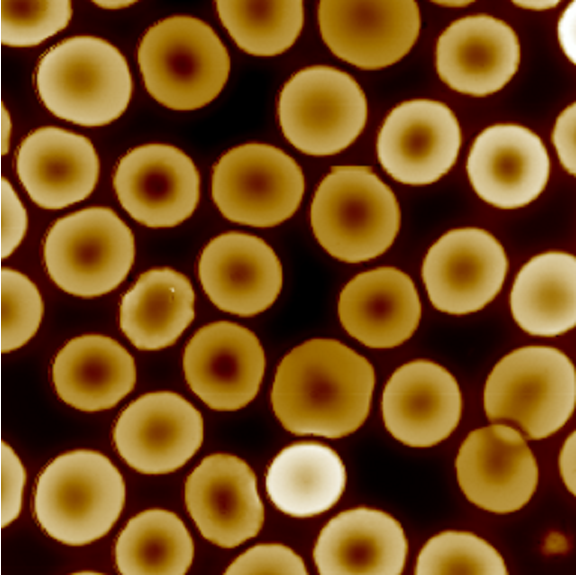
#> input picture python/project(CS)/previous/erythrocyte/health1.bmp, 576 x 575 px; its folder holds 6 pictures in this run
$ python bfs_all.py   (older library calls are emulated)
#> lines starting #> are read from the running program, lines starting #| are printed output that depends on the picture; after the words box and inside, x2 and y2 are one past the last pixel; in counts of white or black regions, pixels touching at a corner belong together
### python/project(CS)/previous/find.py
import cv2
import numpy as np
import matplotlib.pyplot as plt
from scipy.optimize import curve_fit as fit


#use to correct the center of the RBC
def find(onebit,original_center):

    #declare new center=================
    new_center=[]
    for i in range(2):
        new_center.append(original_center[i])
    #===================================
    dire=[1,-1]

    #correct horizontal position
    r_biggest=0
    r_temp=0
    i=0 #perpendicular index
    j=0 #horizonrtal index

    for k in range(2):
        while onebit[original_center[1]+i*dire[k],original_center[0]]==0:
            i+=1
        r_temp+=i
        i=0

    r_biggest=r_temp

    for w in range(2):
        while r_temp>0:
            r_temp=0
            j+=dire[w]

            for k in range(2):
                while onebit[original_center[1]+i*dire[k],original_center[0]+j]==0:
                    i+=1
                r_temp+=i
                i=0

            if r_temp>r_biggest:
                new_center[0]=original_center[0]+j
                r_biggest=r_temp

        r_temp=r_biggest

    #correct perpendicular position
    r_biggest=0
    r_temp=0
    i=0 #horizonrtal index
    j=0 #perpendicular index

    #correct horizontal position
    for k in range(2):
        while onebit[original_center[1],original_center[0]+i*dire[k]]==0:
            i+=1
        r_temp+=i
        i=0

    r_biggest=r_temp

    for w in range(2):
        while r_temp>0:
            r_temp=0
            j+=dire[w]

            for k in range(2):
                while onebit[original_center[1]+j,original_center[0]+i*dire[k]]==0:
                    i+=1
                r_temp+=i
                i=0

            if r_temp>r_biggest:
                new_center[1]=original_center[1]+j
                r_biggest=r_temp

        r_temp=r_biggest

    return new_center

def take_line(gray,center):
    ly=len(gray) #length of colum
    lx=len(gray[0]) #length of row

    line=[]
    centers=[int(center[0]),int(center[1])]

    #row line====================================
    row=[]
    for i in range(lx):
        row.append(int(gray[center[1]][i]))

    #colum line====================================
    colum=[]
    for i in range(ly):
        colum.append(int(gray[i][center[0]]))

    #slash line of positive slope====================================
    slope_p=[]
    temp_center=[]
    if center[0]<center[1]:
        c=center[0]
    else:
        c=center[1]

    centers.append(c)
    for i in range(2):
        temp_center.append(center[i]-c)

    while temp_center[0]<lx-1 and temp_center[1]<ly-1:
        slope_p.append(gray[temp_center[1]][temp_center[0]])
        for i in range(2):
            temp_center[i]+=1

    #slash line of negative slope====================================
    slope_n=[]

    for i in range(2):
        temp_center[i]=center[i]

    count=0
    while temp_center[0]>0 and temp_center[1]<ly-1:
        temp_center[0]-=1
        temp_center[1]+=1
        count+=1
    centers.append(count)

    while temp_center[0]<lx-1 and temp_center[1]>0:
        slope_n.append(gray[temp_center[1]][temp_center[0]])

        temp_center[0]+=1
        temp_center[1]-=1

    line.append(row)
    line.append(colum)
    line.append(slope_p)
    line.append(slope_n)

    return line,centers

def trace(line_data,center,check=False):

    xx=np.array([i/100000 for i in range(len(line_data))])

    # def fun(x,a,b,c,d,e,f,g,h,i):

    #     return i*x**8+h*x**7+g*x**6+f*x**5+a*x**4+b*x**3+c*x**2+d*x**1+e

    def fun(x,c,d,e):

        return c*x**2+d*x**1+e

    #32 c r 差

    base=20
    d=1

    #fitting right hand========================================
    end=center+base+d+1
    aa=fit(fun,xx[center:end],np.array(line_data[center:end]))[0]

    while fun(xx[end-1],aa[0],aa[1],aa[2])>fun(xx[end-2],aa[0],aa[1],aa[2]):
    #while fun(xx[end-1],aa[0],aa[1],aa[2],aa[3],aa[4],aa[5],aa[6],aa[7],aa[8])>fun(xx[end-2],aa[0],aa[1],aa[2],aa[3],aa[4],aa[5],aa[6],aa[7],aa[8]):
        end+=d
        aa=fit(fun,xx[center:end],np.array(line_data[center:end]))[0]
        #plt.plot(xx[center:center+int(len(line_data)*(base+n*rate))],fun(xx[center:center+int(len(line_data)*(base+n*rate))],aa[0],aa[1],aa[2],aa[3],aa[4],aa[5],aa[6],aa[7],aa[8]))

    r=end-1
    tem=r
    big=line_data[r]
    for i in range(center,r):
        if line_data[i]>big:
            big=line_data[i]
            tem=i

    r=tem
    #fitting left hand===========================================
    start=center-(base+d)
    aa=fit(fun,xx[start:center+1],np.array(line_data[start:center+1]))[0]

    while fun(xx[start],aa[0],aa[1],aa[2])>fun(xx[start+1],aa[0],aa[1],aa[2]):
    #while fun(xx[start],aa[0],aa[1],aa[2],aa[3],aa[4],aa[5],aa[6],aa[7],aa[8])>fun(xx[start+1],aa[0],aa[1],aa[2],aa[3],aa[4],aa[5],aa[6],aa[7],aa[8]):
        start-=d
        aa=fit(fun,xx[start:center+1],np.array(line_data[start:center+1]))[0]
        #plt.plot(xx[center-int(len(line_data)*(base+n*rate)):center],fun(xx[center-int(len(line_data)*(base+n*rate)):center],aa[0],aa[1],aa[2],aa[3],aa[4],aa[5],aa[6],aa[7],aa[8]))
        #plt.show()

    l=start
    tem=l
    big=line_data[l]

    for i in range(l+1,center+1):
        if line_data[i]>big:
            big=line_data[i]
            tem=i
    l=tem

    if check:
        plt.plot(xx,line_data)
        plt.scatter(xx[center],line_data[center])
        plt.scatter(xx[l],line_data[l])
        plt.scatter(xx[r],line_data[r])
        plt.show()

    return l,center,r

# [16 lines left out: function Circle, not called in this run]


# [44 lines that do not run on import are left out]

### python/project(CS)/previous/bfs_all.py
import cv2
import numpy as np
import matplotlib.pyplot as plt
from find import find, trace, take_line


def showCV(title,image):
    #return
    cv2.imshow(title,image)
    cv2.waitKey()
    cv2.destroyAllWindows()

def reset_graph(boolean_graph,m,n):
    for i in range(m):
        for j in range(n):
            boolean_graph[i][j]=False
    return boolean_graph

def radius(path, file, Rrange, thresh, length):
#> called with path = './erythrocyte/', file = 'health1.bmp', thresh = 50, length = 50
    rgb=cv2.imread(path+file)
#> rgb is the input picture: shape (575, 576, 3); mean B, G, R 29.3, 77.2, 117.4
    todraw=cv2.imread(path+file)
    todraw2=cv2.imread(path+file)
    Ogray=cv2.imread(path+file,0)
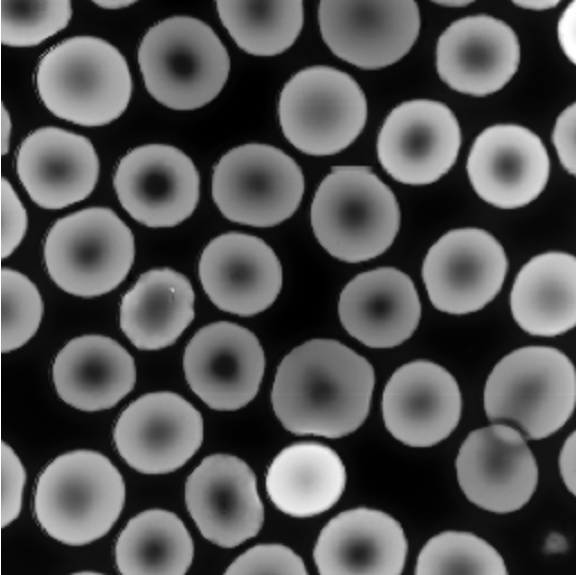
#> Ogray: shape (575, 576); min 0, max 255, mean 83.8
    gray=cv2.imread(path+file,0)
    Pixellength = length/len(gray[0])
#> Pixellength = 0.0868
    #=================================================
    m=len(gray)
#> m = 575
    n=len(gray[0])
#> n = 576
    stack=[]
    mark=[]
    onebit=[]

    for i in range(m):
        mark.append([])
        onebit.append([])
        for j in range(n):
            mark[i].append(False)
            onebit[i].append(255)
    onebit=np.array(onebit,np.uint8)

    mu=[[1,0],[0,1],[-1,0],[0,-1]]
    ll=[m,n,m,n]
#> ll = [575, 576, 575, 576]
    start=[[0,0],[0,0],[m-1,n-1],[m-1,n-1]]
#> start = [[0, 0], [0, 0], [574, 575], [574, 575]]
    dfir=[[1,0],[-1,0],[0,1],[0,-1],[1,1],[-1,1],[1,-1],[-1,-1]]
    dirac=[[1,0],[0,1],[1,1],[1,-1]]

    #showCV("pp",onebit)
    #bfs=============================
    #together
    '''
    for p in range(4):
        a=start[p][0]
        b=start[p][1]
        for h in range(ll[p]-1):

            a+=mu[p][0]
            b+=mu[p][1]
            if mark[a][b]:
                pass

            elif gray[a][b]<=thresh:
                mark[a][b]=True
                stack.append([a,b])
                while len(stack)>0:
                    val=stack.pop(0)
                    i=val[0]
                    j=val[1]

                    if gray[i][j]<thresh:
                        onebit[i][j]=0
                        gray[i][j]=0
                        for k in range(4):
                            ii=i+dfir[k][1]
                            jj=j+dfir[k][0]
                            if ii<m and jj<n and ii>-1 and jj>-1:
                                if mark[ii][jj]==False:
                                    mark[ii][jj]=True
                                    stack.append([ii,jj])
                    else:
                        mark[i][j]=False
                #showCV("pp",onebit)

            else:
                mark[a][b]=True
                stack.append([a,b])
                while len(stack)>0:
                    val=stack.pop(0)
                    i=val[0]
                    j=val[1]

                    if gray[i][j]>=thresh:
                        onebit[i][j]=0
                        gray[i][j]=0
                        for k in range(4):
                            ii=i+dfir[k][1]
                            jj=j+dfir[k][0]
                            if ii<m and jj<n and ii>-1 and jj>-1:
                                if mark[ii][jj]==False:
                                    mark[ii][jj]=True
                                    stack.append([ii,jj])
                    else:
                        mark[i][j]=False
                #showCV("pp",onebit)
    '''

    for p in range(4):
        a=start[p][0]
        b=start[p][1]
        for h in range(ll[p]-1):

            a+=mu[p][0]
            b+=mu[p][1]
            if mark[a][b]:
                pass

            elif gray[a][b]<thresh:
                mark[a][b]=True
                stack.append([a,b])
                while len(stack)>0:
                    val=stack.pop(0)
                    i=val[0]
                    j=val[1]

                    if gray[i][j]<thresh:
                        onebit[i][j]=0
                        gray[i][j]=0
                        for k in range(4):
                            ii=i+dfir[k][1]
                            jj=j+dfir[k][0]
                            if ii<m and jj<n and ii>-1 and jj>-1:
                                if mark[ii][jj]==False:
                                    mark[ii][jj]=True
                                    stack.append([ii,jj])
                    else:
                        mark[i][j]=False
#> this loop made 4 passes
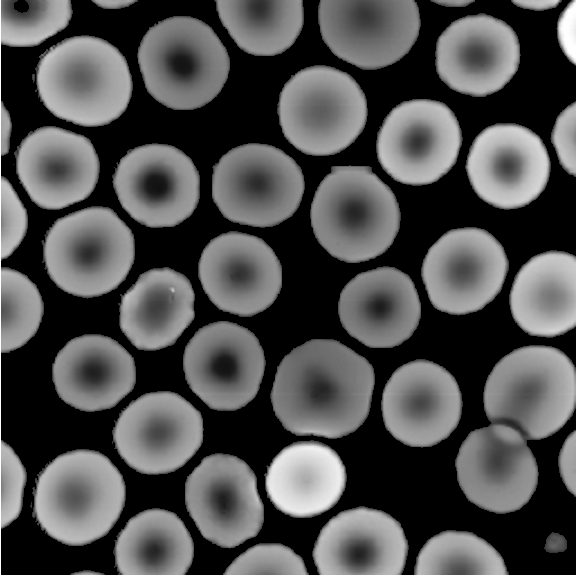
#> gray: shape (575, 576); min 0, max 255, mean 78.6
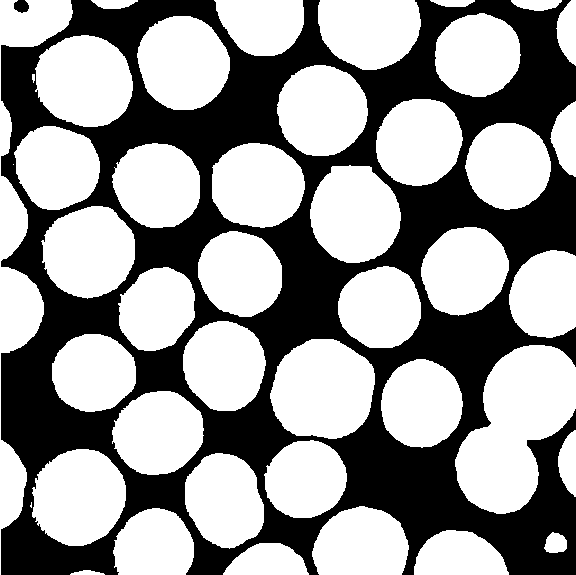
#> onebit: shape (575, 576); 59.4% white; 2 black regions, box (x1, y1, x2, y2) and area: (1, 0, 576, 575) 134248, (14, 0, 29, 13) 151
#> after the loop, mark = 575 items; stack = []
    reset_graph(mark,m,n)
#> after the loop in reset_graph, `for i in range(m):`: boolean_graph = 575 items
    showCV("pp",onebit)
    #showCV("pp",gray)

    for p in range(4):
        a=start[p][0]
        b=start[p][1]
        for h in range(ll[p]-1):

            a+=mu[p][0]
            b+=mu[p][1]
            if mark[a][b]:
                pass
            elif onebit[a][b]==255:
                mark[a][b]=True
                stack.append([a,b])
                while len(stack)>0:
                    val=stack.pop(0)
                    i=val[0]
                    j=val[1]

                    if onebit[i][j]==255:
                        onebit[i][j]=0
                        gray[i][j]=0
                        for k in range(4):
                            ii=i+dfir[k][1]
                            jj=j+dfir[k][0]
                            if ii<m and jj<n and ii>-1 and jj>-1:
                                if mark[ii][jj]==False:
                                    mark[ii][jj]=True
                                    stack.append([ii,jj])
                    else:
                        mark[i][j]=False
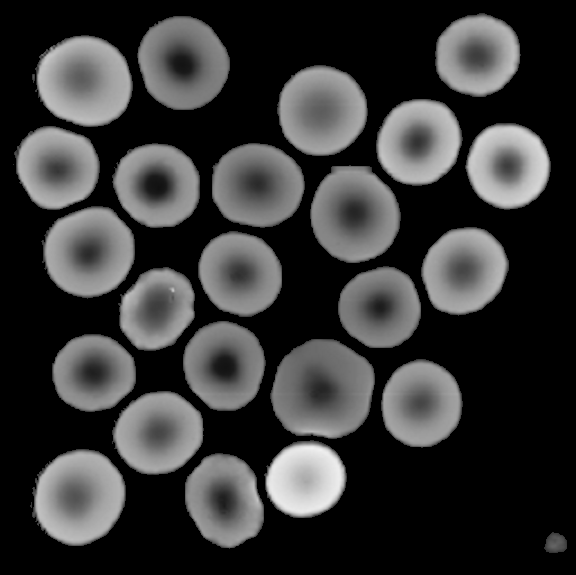
#> gray: shape (575, 576); 17.18% of pixels changed, all inside (x1, y1, x2, y2) = (0, 0, 576, 575)
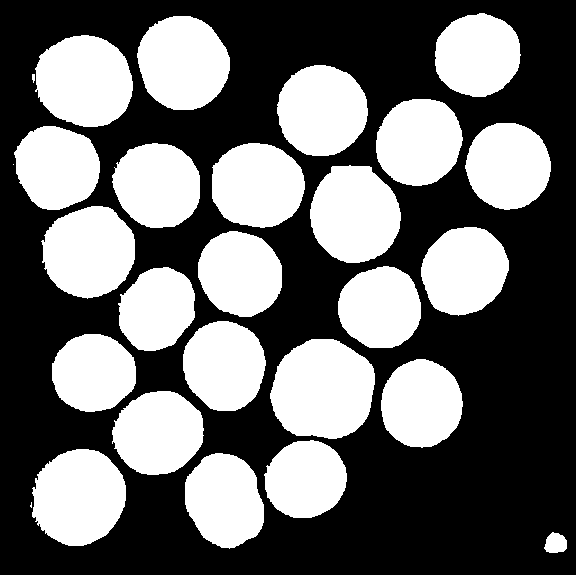
#> onebit: shape (575, 576); 42.2% white; 27 white regions (2 under 20 px), largest, box (x1, y1, x2, y2) and area: (270, 339, 375, 439) 8275, (32, 449, 126, 546) 7079, (35, 35, 133, 127) 7057

    showCV("p",onebit)

    for i in range(m):
        for j in range(n):
            if gray[i][j]<thresh:
                break
        if i!=n-1:
            break

    stack.append([i,j])
    mark[i][j]=True

    while len(stack)>0:
        val=stack.pop(0)
        i=val[0]
        j=val[1]
        if gray[i][j]<thresh:
            onebit[i][j]=0
            for k in range(4):
                ii=i+dfir[k][1]
                jj=j+dfir[k][0]
                if ii<m and jj<n and ii>-1 and jj>-1:
                    if mark[ii][jj]==False:
                        mark[ii][jj]=True
                        stack.append([ii,jj])
#> this loop made 1 pass

    mark = reset_graph(mark,m,n)

    #onebit=cv2.inRange(gray, 10, 255)
    #onebit=np.load("dfs_onebit.npy")

    #出edges圖==================================

    showCV('yyo',onebit)
    for p in range(4):
        a=start[p][0]
        b=start[p][1]
        for h in range(ll[p]-1):
            a+=mu[p][0]
            b+=mu[p][1]
            if onebit[a][b]==255:
                mark[a][b]=True
                stack.append([a,b])

            while len(stack)>0:
                val=stack.pop(0)
                i=val[0]
                j=val[1]

                if onebit[i][j]==255:
                    onebit[i][j]=0
                    gray[i][j]=0
                    for k in range(4):
                        ii=i+dfir[k][1]
                        jj=j+dfir[k][0]
                        if ii<m and jj<n and ii>-1 and jj>-1:
                            if mark[ii][jj]==False:
                                mark[ii][jj]=True
                                stack.append([ii,jj])

    reset_graph(mark,m,n)
    # [10 lines of commented-out code are left out]
    R = []
    inRadius=[]
    outRadius=[]
    yn=True

    while yn==True:
        one_blood_gray=np.zeros((m,n),np.uint8)
        one_blood_onebit=np.zeros((m,n),np.uint8)

        blood=[]
        yn=False
        for i in range(m):
            for j in range(n):
                if onebit[i][j]==255:
                    yn=True
                    break
            if j!=n-1:
                break
        stack.append([i,j])
        mark[i][j]=True

        while len(stack)>0:
            val=stack.pop(0)
            i=val[0]
            j=val[1]
            if onebit[i][j]==255:
                one_blood_onebit[i][j]=255
                one_blood_gray[i][j]=gray[i][j]
                gray[i][j]=0
                onebit[i][j]=0

                blood.append([i,j])
                for k in range(4):
                    ii=i+dfir[k][1]
                    jj=j+dfir[k][0]
                    if ii<m and jj<n and ii>-1 and jj>-1:
                        if mark[ii][jj]==False:
                            mark[ii][jj]=True
                            stack.append([ii,jj])

        reset_graph(mark,m,n)

        #showCV("pp",one_blood_gray)

        #算整顆平均值，轉onebit邊圖==============================
        #edges=np.load("edges.npy")
        #showCV("pp",edges)
        try:
            s=0
            for i in blood:
                s+=one_blood_gray[i[0]][i[1]]
            #print(blood)
            s/=len(blood)
            #print(s)
            one_blood_onebit=cv2.inRange(one_blood_gray,s-15,s+15)

            #===========================================

            #定位圓心======================================
            center=[]
            circles = cv2.HoughCircles(one_blood_onebit,cv2.HOUGH_GRADIENT,1,1000,param1=10,param2=1,minRadius=Rrange[0],maxRadius=Rrange[1])
            circles = np.uint16(np.around(circles))


            for i in circles[0,:]:
                #rad = (i[0],i[1],i[2],(0,255,0),2)
                center.append([i[0],i[1]])

                #cv2.circle(onebit,(i[0],i[1]),i[2],125,2) # draw the outer circle
                #cv2.circle(onebit,(i[0],i[1]),2,125,3) # draw the center of the circle


            xx=circles[0][0]

            xx=xx[0:2]
            #print(xx)


            #cv2.circle(onebit,(xx[0],xx[1]),2,255,3)
            #showCV("pp",onebit)

            xx=find(one_blood_onebit,xx)
            lines,centerI=take_line(one_blood_gray,xx)
            l,c,r=trace(lines[0],centerI[0])

            #print(l,c,r)

            val=(float(one_blood_gray[xx[1]][c])+float(one_blood_gray[xx[1]][r])+float(one_blood_gray[xx[1]][c])+float(one_blood_gray[xx[1]][l]))/4
            #print(val)
            #=================================================

            one_blood_onebit=cv2.inRange(one_blood_gray,val,255)
            #showCV("pp",one_blood_onebit)

            edge=cv2.Canny(one_blood_onebit, 1,1 )

            i=xx[1]
            while edge[i][xx[0]]==0:
                i+=1

            stack.append([i,xx[0]])
            mark[i][xx[0]]==True
            ed=[]

            #cv2.circle(edges,(xx[0],i),2,255,3)
            #showCV("pp",edge)

            while len(stack)>0:
                val=stack.pop(0)
                i=val[0]
                j=val[1]
                if edge[i][j]==255:
                    ed.append([i,j])

                    for k in range(8):
                        ii=i+dfir[k][1]
                        jj=j+dfir[k][0]
                        if ii<m and jj<n and ii>-1 and jj>-1:
                            if mark[ii][jj]==False:
                                mark[ii][jj]=True
                                stack.append([ii,jj])
            reset_graph(mark,m,n)

            #print(ed)
            dim = 10

            in_r=[]

            for k in range(dim):
                tmp = 0
                for t in range(len(ed)//dim):
                    i=int(ed[k*(len(ed)//dim)+t][0])-int(xx[1])
                    j=int(ed[k*(len(ed)//dim)+t][1])-int(xx[0])
                    tmp+=(i**2+j**2)**0.5
                in_r.append(tmp*Pixellength/(len(ed)//dim))

            #in_r/=len(ed)
            #in_r*=Pixellength
            inRadius.append(in_r)
            print(in_r)

            #out_radius===================
            val=(float(one_blood_gray[xx[1]][r])+float(one_blood_gray[xx[1]][c])+thresh*2)/4

            one_blood_onebit=cv2.inRange(one_blood_gray,val,255)
            edge=cv2.Canny(one_blood_onebit, 1,1 )

            i=0
            while edge[i][xx[0]]==0:
                i+=1

            #showCV("pp",edge)

            stack.append([i,xx[0]])
            mark[i][xx[0]]==True
            ed=[]


            while len(stack)>0:
                val=stack.pop(0)
                i=val[0]
                j=val[1]
                if edge[i][j]==255:
                    ed.append([i,j])

                    for k in range(8):
                        ii=i+dfir[k][1]
                        jj=j+dfir[k][0]
                        if ii<m and jj<n and ii>-1 and jj>-1:
                            if mark[ii][jj]==False:
                                mark[ii][jj]=True
                                stack.append([ii,jj])
            reset_graph(mark,m,n)

            out_r=[]

            for k in range(dim):
                tmp = 0
                for t in range(len(ed)//dim):
                    i=int(ed[k*(len(ed)//dim)+t][0])-int(xx[1])
                    j=int(ed[k*(len(ed)//dim)+t][1])-int(xx[0])
                    tmp+=(i**2+j**2)**0.5
                out_r.append(tmp*Pixellength/(len(ed)//dim))

            #out_r/=len(ed)
            #out_r*=Pixellength

            outRadius.append(out_r)

            print(out_r)
            R.append(in_r + out_r)
            #print(len(in_r + out_r))
            showCV("p",onebit)
            #showCV("pp",one_blood_onebit)

        except:
            pass
#> this loop made 29 passes
#> pass 1, in showCV (call 4), `cv2.imshow(title,image)`:
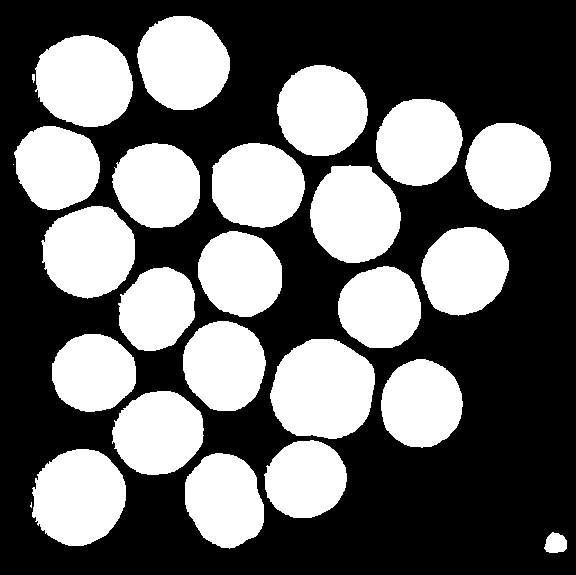
#> window 'p': shape (575, 576); 40.5% white; 26 white regions (2 under 20 px), largest, box (x1, y1, x2, y2) and area: (270, 339, 375, 439) 8275, (32, 449, 126, 546) 7079, (35, 35, 133, 127) 7057
#> pass 2, in showCV (call 5), `cv2.imshow(title,image)`:
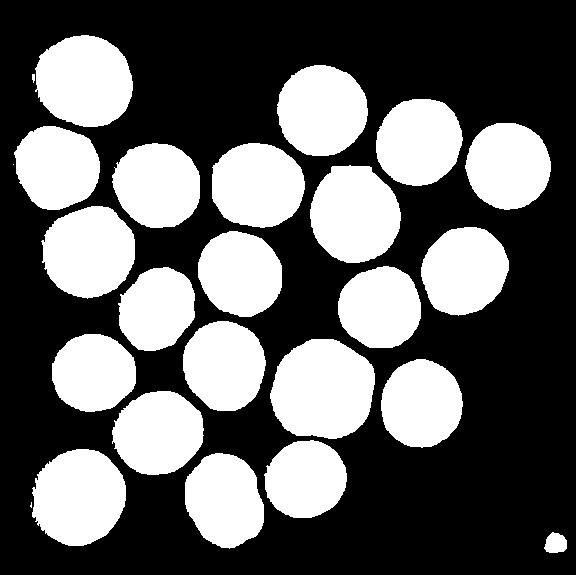
#> window 'p': shape (575, 576); 38.5% white; 25 white regions (2 under 20 px), largest, box (x1, y1, x2, y2) and area: (270, 339, 375, 439) 8275, (32, 449, 126, 546) 7079, (35, 35, 133, 127) 7057
#> after the loop, R = 23 items; inRadius = 23 items; outRadius = 23 items
    #===================

    print(inRadius)
    print(outRadius)
    return R

if __name__=="__main__":

    Rrange=[10,40]
    thresh=50
    length = 50
    #length = 80


    #all kinds of images we need======================
    path="./erythrocyte/"
    file="bad1.bmp"
    file="health1.bmp"
    #file="unhealth11.bmp"
    r = radius(path, file, Rrange, thresh, length)
#> r = 23 items
    print("index : ",len(r)//2)
